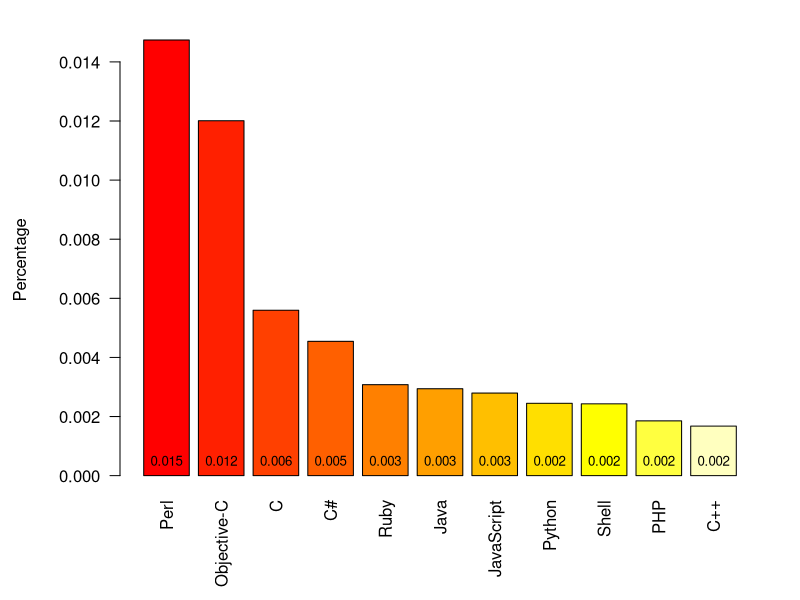

Write R code to recreate this figure.
# comment.char = "" must be set due to # char in C# 
tcir = read.table("merged_counts_surprise.csv", sep=",", header=TRUE, comment.char = "")
# order by issue_count descending then by language name
sorted_by_ratio <- tcir[with(tcir, order(-percentage, language)), ]

# open a device using png() and specify taget image file
png(filename="commit-messages-surprise-percentage.png",
    width = 800, height = 600, units = "px", pointsize = 14
)

# vertical labels: las=2, margins: mar=c(bottom, left, top, right)
par(las=2, mar=c(6, 6, 2, 2),mgp=c(4.5,1,0))
bp <- barplot(sorted_by_ratio$percentage,
    ylab="Percentage",
#    ylim=c(0,.18),
    names.arg=sorted_by_ratio$language,
    col=heat.colors(nrow(tcir))
)
text(bp, 0, round(sorted_by_ratio$percentage, 3), cex=.8, pos=3)

# close device
dev.off()
